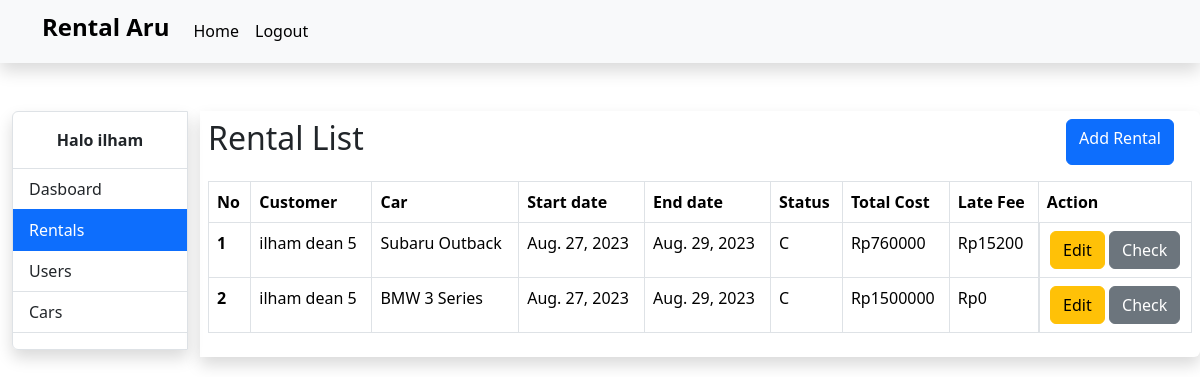
The app's page /rentals-page (signed in), older data.
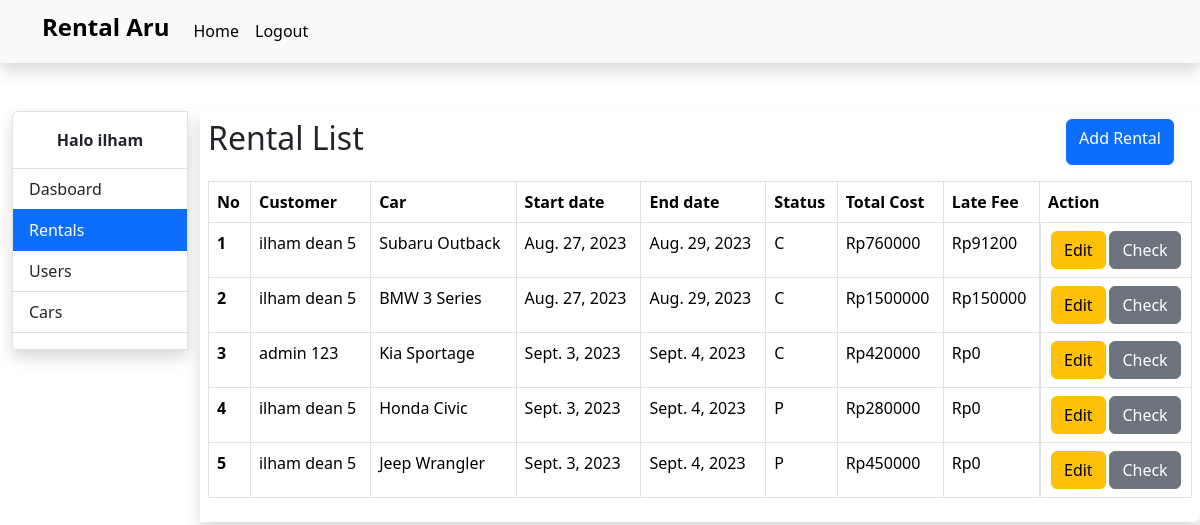
The same page, newer data.
### base/models.py (models this page shows, shortened)
class Rental(models.Model):
    STATUS_CHOICES = [
        ('active', 'Active'),
        ('pending', 'Pending'),
        ('complte', 'Complete'),
    ]
    car = models.ForeignKey(Car, on_delete=models.CASCADE)
    customer = models.ForeignKey(settings.AUTH_USER_MODEL, on_delete=models.CASCADE)
    start_date = models.DateField()
    end_date = models.DateField()
    check_out_date = models.DateField(null=True, blank=True)
    status = models.CharField(max_length=20, choices=STATUS_CHOICES, default='pending')
    @property
    def total_cost(self):
        days = (self.end_date - self.start_date).days
        total_price = self.car.price * days
        return int(total_price)
    @property
    def late_fee(self):
        fee = 0
        if self.check_out_date:
            if self.check_out_date > self.end_date:
                days = (self.check_out_date - self.end_date).days
                fee = days * (Decimal(0.02) * self.total_cost)
        return int(fee)

class Car(models.Model):
    TRANSMISSION_CHOICES = [
        ('automatic', 'Automatic'),
        ('manual', 'Manual'),
    ]
    name = models.CharField(max_length=255)
    car_type = models.CharField(max_length=50)
    price = models.IntegerField(null=True)
    color = models.CharField(max_length=50)
    transmission = models.CharField(max_length=10, choices=TRANSMISSION_CHOICES)
    license_plate = models.CharField(max_length=15, unique=True)
    passenger_capacity = models.IntegerField()
    fuel_capacity = models.DecimalField(max_digits=5, decimal_places=2)
    description = models.TextField(blank=True, null=True)
    picture = models.ImageField(blank=True, null=True)
    is_booked = models.BooleanField(default=False)
    def __str__(self):
        return self.name

### account/models.py (models this page shows, shortened)
class User(AbstractBaseUser):
    GENDER_CHOICES = [
        ('male', 'Male'),
        ('female', 'Female'),
    ]
    email = models.EmailField(verbose_name='email address', max_length=255, unique=True,)
    full_name = models.CharField(max_length=255)
    gender = models.CharField(max_length=10, choices=GENDER_CHOICES, blank=True, null=True)
    birth_date = models.DateField(blank=True, null=True)
    phone_number = models.CharField(max_length=20, blank=True, null=True)
    nik = models.CharField(max_length=16, unique=True, blank=True, null=True)
    license_card_image = models.ImageField(blank=True, null=True)
    id_card_image = models.ImageField(blank=True, null=True)
    profile_picture = models.ImageField(blank=True, null=True)
    date_joined = models.DateField(verbose_name='date joined', auto_now_add=True,)
    last_login = models.DateField(verbose_name='last login', auto_now=True,)
    is_active = models.BooleanField(default=False)
    is_admin = models.BooleanField(default=False)
    is_superuser = models.BooleanField(default=False)
    objects = CustomUserManager()
    USERNAME_FIELD = 'email'
    REQUIRED_FIELDS = ['full_name']
    def __str__(self):
        return self.full_name

### base/views.py (the view)
# urls.py: path('rentals-page', views.rentals_page, name='rentals_page'),
@login_required(login_url='login_page')
def rentals_page(request):
    rentals = Rental.objects.all()
    context = {
        'name': (request.user.full_name).split()[0],
        'rentals': rentals,
        'page': 'rental',
    }
    return render(request, 'rentals_page.html', context)

### templates/rentals_page.html (shortened to what this page needs)
{% extends 'base.html' %}
{% block contents %}
<div class="container-fluid">
    <div class="row">
        <div class="col-2">
            {% include 'menu.html' %}
        </div>
        <div class="col-md shadow rounded-end p-2">
            <div class="row mb-3">
                <div class="col-10">
                    <h2>Rental List</h2>
                </div>
                <div class="col d-flex justify-content-around">
                    <a href="{% url 'add_rental' %}" class="btn btn-primary">Add Rental</a>
                </div>
            </div>
            <div class="table-responsive">
                <table class="table table-bordered">
                    <thead>
                        <tr>
                            <th scope="col">No</th>
                            <th scope="col">Customer</th>
                            <th scope="col">Car</th>
                            <th scope="col">Start date</th>
                            <th scope="col">End date</th>
                            <th scope="col">Status</th>
                            <th scope="col">Total Cost</th>
                            <th scope="col">Late Fee</th>
                            <th scope="col">Action</th>
                        </tr>
                    </thead>
                    <tbody>
                        {% if rentals %}
                        {% for rental in rentals %}
                        <tr>
                            <th scope="col">{{forloop.counter}}</th>
                            <td>{{rental.customer}}</td>
                            <td>{{rental.car}}</td>
                            <td>{{rental.start_date}}</td>
                            <td>{{rental.end_date}}</td>
                            <td>{{rental.status}}</td>
                            <td>Rp{{rental.total_cost}}</td>
                            <td>Rp{{rental.late_fee}}</td>
                            <td class="d-flex justify-content-around">
                                <a href="{% url 'edit_rental' rental.id %}" class="btn btn-warning">Edit</a>
                                <a href="{% url 'checkout_rental' rental.id %}" class="btn btn-secondary">Check</a>
                            </td>
                        </tr>
                        {% endfor %}
                        {% else %}
                        <tr>
                            <td colspan="9" class="text-center">Data not found.</td>
                        </tr>
                        {% endif %}
                    </tbody>
                </table>
            </div>
        </div>
    </div>
</div>
{% endblock %}

Row changes from the older to the newer data that the page shows:
changed Rental "Subaru Outback": late_fee "15200" → "91200"
changed Rental "BMW 3 Series": late_fee "0" → "150000"
added Rental: customer "admin 123", car "Kia Sportage", start_date "Sept. 3, 2023", end_date "Sept. 4, 2023", status "C", total_cost "420000", late_fee "0"
added Rental: customer "ilham dean 5", car "Honda Civic", start_date "Sept. 3, 2023", end_date "Sept. 4, 2023", status "P", total_cost "280000", late_fee "0"
added Rental: customer "ilham dean 5", car "Jeep Wrangler", start_date "Sept. 3, 2023", end_date "Sept. 4, 2023", status "P", total_cost "450000", late_fee "0"
